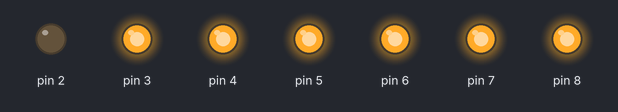
The sketch below on a simulated Arduino Uno, built with avr-gcc and run on an emulated ATmega328P. On the bench: output pins drawn as LEDs (lit = HIGH).

Above: at 0.5 s.
At 2.5 s:
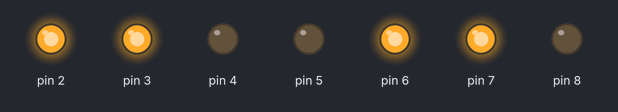
At 3.5 s:
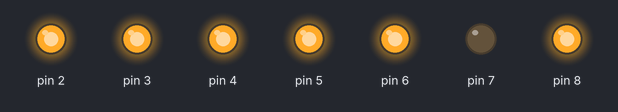
At 4.5 s:
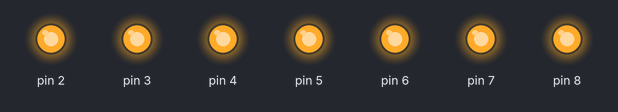
At 6.5 s:
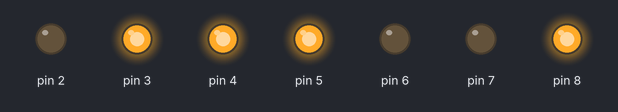
At 9.5 s:
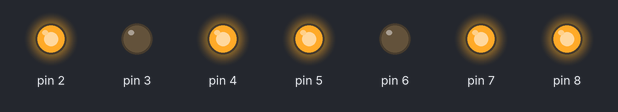
Timing chart, 0 to 10.4 s (numbered marks = the images above):
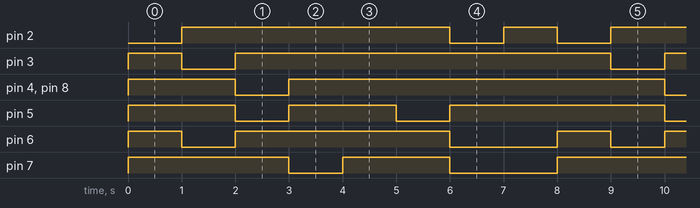

The sketch:

7_seg_display.ino
```cpp
void setup() {
  // put your setup code here, to run once:
  for(int i=2; i<9; i++){
    pinMode(i,OUTPUT);
  }

}

void loop() {
  //Zero
  show(HIGH,HIGH,HIGH,HIGH,HIGH,HIGH,LOW);
  delay(1000);
  //Two
  show(HIGH,HIGH,LOW,HIGH,HIGH,LOW,HIGH);
  delay(1000);
  //Four
  show(LOW,HIGH,HIGH,LOW,LOW,HIGH,HIGH);
  delay(1000);
  //Six
  show(HIGH,LOW,HIGH,HIGH,HIGH,HIGH,HIGH);
  delay(1000);
  //Eight
  show(HIGH,HIGH,HIGH,HIGH,HIGH,HIGH,HIGH);
  delay(1000);
  //A
  show(HIGH,HIGH,HIGH,LOW,HIGH,HIGH,HIGH);
  delay(1000);
  //C
  show(HIGH,LOW,LOW,HIGH,HIGH,HIGH,LOW);
  delay(1000);
  //E
  show(HIGH,LOW,LOW,HIGH,HIGH,HIGH,HIGH);
  delay(1000);
}

  //          8     7       6      5      4      3      2
void show(int a, int b, int c, int d, int e, int f, int g){
  digitalWrite(2,g);
  digitalWrite(3,f);
  digitalWrite(4,e);
  digitalWrite(5,d);
  digitalWrite(6,c);
  digitalWrite(7,b);
  digitalWrite(8,a);
}
```

Measured:
- by itself, pin 2: repeats every 8.0 s: LOW 1.0 s, HIGH 1.0 s, LOW 1.0 s, HIGH 5.0 s
- by itself, pin 3, pin 4, pin 8: repeats every 8.0 s: LOW 1.0 s, HIGH 7.0 s
- by itself, pin 5: repeats every 8.0 s: LOW 1.0 s, HIGH 2.0 s, LOW 1.0 s, HIGH 4.0 s
- by itself, pin 6: repeats every 8.0 s: LOW 1.0 s, HIGH 4.0 s, LOW 2.0 s, HIGH 1.0 s
- by itself, pin 7: repeats every 8.0 s: LOW 1.0 s, HIGH 2.0 s, LOW 2.0 s, HIGH 3.0 s
